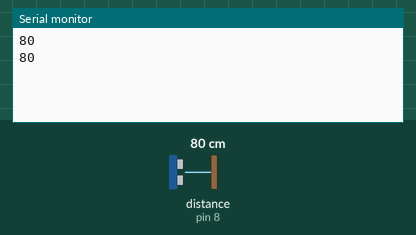
A sketch run on a simulated Arduino Uno, built with avr-gcc and run on an emulated ATmega328P. Shown: the last lines printed to the serial monitor. Wiring (inferred from the names in the program): ultrasonic range finder: trigger pin 9; echo pin 8. The test bench sets the inputs (shaded band); at power-on: distance to the obstacle (sensor on pin 8) 80 cm. The echo pulse lasts 58.3 µs per cm.

Above: at 1.8 s.
1.9 s: distance to the obstacle (sensor on pin 8) set to 2 cm
At 2.4 s:
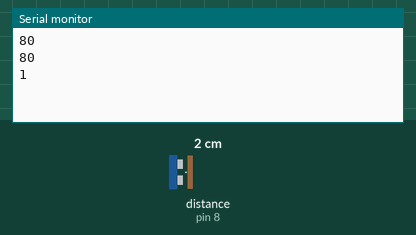
3.4 s: distance to the obstacle (sensor on pin 8) set to 4 cm
At 4.8 s:
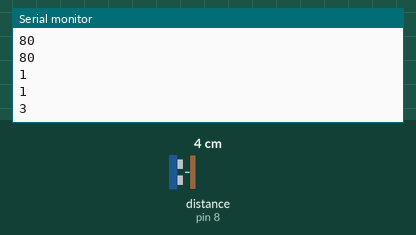
Timing chart, 0 to 6.4 s (numbered marks = the images above; inputs shaded):
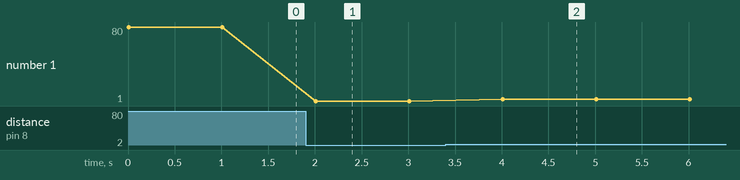

The sketch:

ultrasonic-distance-sensor-hc-sr04.ino
```cpp
#define Trig 9 // Пин для отправки ультразвукового импульса.
#define Echo 8 // Пин для приема отраженного сигнала.

void setup() {
  // Настройка пинов.
  pinMode(Trig, OUTPUT); // Пин Trig настроен как выход (отправка сигнала).
  pinMode(Echo, INPUT); // Пин Echo настроен как вход (прием сигнала).
  Serial.begin(9600); // Скорость передачи.
}

void loop() {
  // Генерация ультразвукового импульса.
  digitalWrite(Trig, HIGH); // Подаем высокий уровень на Trig.
  delayMicroseconds(10);
  digitalWrite(Trig, LOW); // Возвращаем низкий уровень.

  // Измерение длительности отраженного импульса.
  unsigned int impulse = pulseIn(Echo, HIGH); // Замеряем длительность высокого уровня на пине Echo.
  unsigned int distance = impulse / 58;
  Serial.println(distance); // Отправляем расстояние в монитор порта.
  delay(1000); // Ждем 1 секунду перед следующим измерением.
}
```

Measured:
- after the input at 1.9 s, the serial monitor: prints a new line after 0.11 s (image 1)
- after the input at 3.4 s, the serial monitor: prints a new line after 0.61 s (image 2)
- plotted number 1: 80 → 1 after the input at 1.9 s, 1 → 3 after the input at 3.4 s
